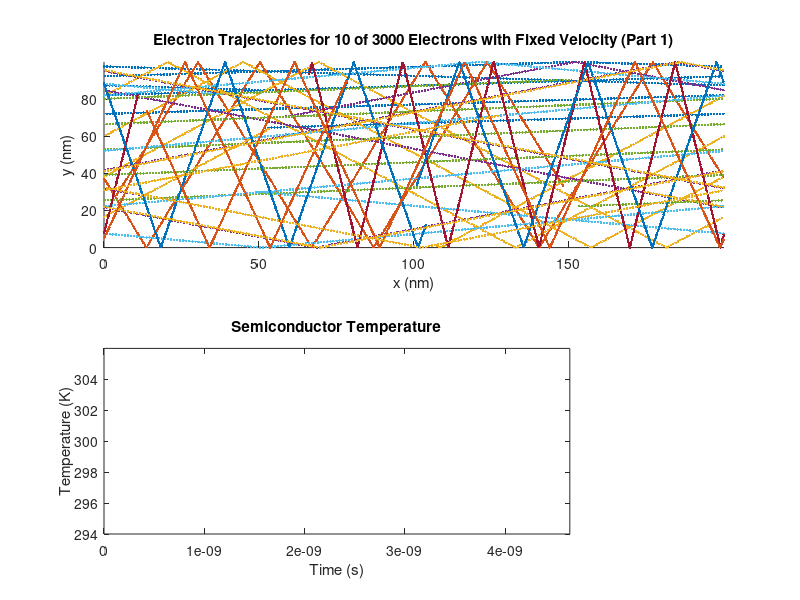
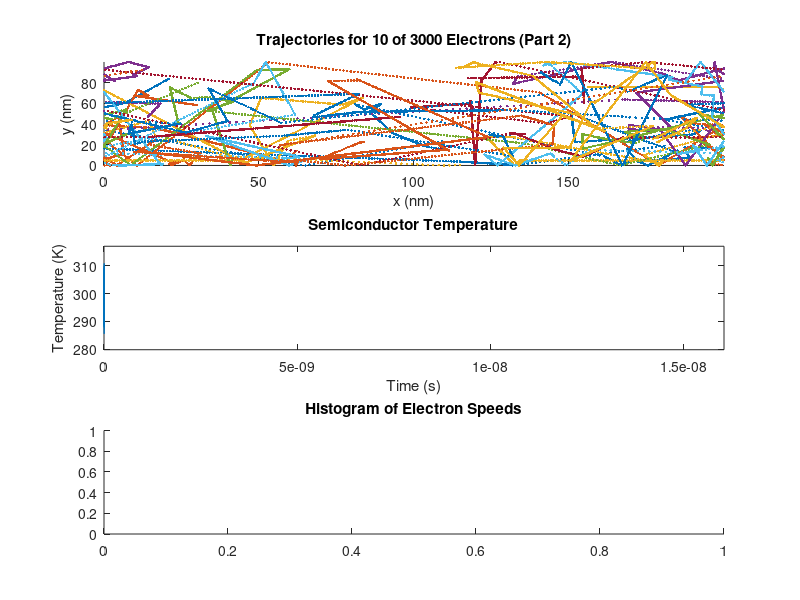

The MATLAB source for these figures, in order: (Note: this script raises an error after producing the figures.)
%%
% Joud Alhuwaitat, 101074617

%% Part 1: Electron Modelling
% To calculate the thermal energy, we use Maxwell's principle of equipartition
% of energy,
%
% $$\overline{KE}=\frac{1}{2}kT = 2(\frac{1}{2}m\overline{v^2}) \Rightarrow \overline{v^2}=\frac{2kT}{m}$$


clear all
close all
m0 = 9.10938356e-31;
m = 0.26*m0;
T = 300;
k = 1.38064852e-23;
vth = sqrt(2*k*T/m)



%%
% Or 187 km/s. The mean free path, $l$, is simply

l = vth*0.2e-12

%%
% Thus the mean free path is about 37.4 nm.
%
% Below are some variables to control the simulations:

height = 100e-9;
length = 200e-9;
population_size = 3000;
plot_population = 10;
time_step = height/vth/100;
iterations = 1000;
% Set to 1 to watch the movies,
% or to 0 to just see the final plots
show_movie = 0;

%%
% The arrays below will be used to hold  the information  about the
% state of the system, including the positions, velocities, and
% temperatures.

% Each row corresponds to an electron with the positions and velocities
% [x y vx vy]
state = zeros(population_size, 4);
trajectories = zeros(iterations, plot_population*2);
temperature = zeros(iterations,1);

%%
% Generate an initial population with constant speeds
for i = 1:population_size
    angle = rand*2*pi;
    state(i,:) = [length*rand height*rand vth*cos(angle) vth*sin(angle)];
end


%%
% Iterate over time and update the positions, while plotting the state.
for i = 1:iterations
    state(:,1:2) = state(:,1:2) + time_step.*state(:,3:4);
    
    % Look for collisions with the boundaries
    j = state(:,1) > length;
    state(j,1) = state(j,1) - length;
    
    j = state(:,1) < 0;
    state(j,1) = state(j,1) + length;
    
    j = state(:,2) > height;
    state(j,2) = 2*height - state(j,2);
    state(j,4) = -state(j,4);
    
    j = state(:,2) < 0;
    state(j,2) = -state(j,2);
    state(j,4) = -state(j,4);
    
    temperature(i) = (sum(state(:,3).^2) + sum(state(:,4).^2))*m/k/2/population_size;
    
    % Record the trajectories
    for j=1:plot_population
        trajectories(i, (2*j):(2*j+1)) = state(j, 1:2);
    end 
    
    % Update the movie every 5 iterations
    if show_movie && mod(i,5) == 0
        figure(1);
        subplot(2,1,1);
        hold off;
        plot(state(1:plot_population,1)./1e-9, state(1:plot_population,2)./1e-9, 'o');
        axis([0 length/1e-9 0 height/1e-9]);
        title(sprintf('Trajectories for %d of %d Electrons with Fixed Velocity (Part 1)',...
        plot_population, population_size));
        xlabel('x (nm)');
        ylabel('y (nm)');
        if i > 1
            subplot(2,1,2);
            hold off;
            plot(time_step*(0:i-1), temperature(1:i));
            axis([0 time_step*iterations min(temperature)*0.98 max(temperature)*1.02]);
            title('Semiconductor Temperature');
            xlabel('Time (s)');
            ylabel('Temperature (K)');
        end
        pause(0.05);
    end
end

% Show trajectories after the movie is over
figure(1);
subplot(2,1,1);
title(sprintf('Electron Trajectories for %d of %d Electrons with Fixed Velocity (Part 1)',...
    plot_population, population_size));
xlabel('x (nm)');
ylabel('y (nm)');
axis([0 length/1e-9 0 height/1e-9]);
hold on;
for i=1:plot_population
    plot(trajectories(:,i*2)./1e-9, trajectories(:,i*2+1)./1e-9, '.');
end

if(~show_movie)
    subplot(2,1,2);
    hold off;
    plot(time_step*(0:iterations-1), temperature);
    axis([0 time_step*iterations min(temperature)*0.98 max(temperature)*1.02]);
    title('Semiconductor Temperature');
    xlabel('Time (s)');
    ylabel('Temperature (K)');
end



%% Part 2: Collisions with Mean Free Path
% For the second simulation, the initial velocities are assigned based on a
% Maxwell-Boltzmann distribution, and scattering is modelled.
% First, we must calculate the scattering probability in one time step:
p_scat = 1 - exp(-time_step/0.2e-12)

%%
% The distribution of velocities in x and y is Gaussian, with a standard
% deviation of $\sqrt{kT/m}$. This results in an overall Maxwell-Boltzmann
% velocity distribution at temperature T
v_pdf = makedist('Normal', 'mu', 0, 'sigma', sqrt(k*T/m));

%%
% The initial population is generated using this distribution:
for i = 1:population_size
    angle = rand*2*pi;
    state(i,:) = [length*rand height*rand random(v_pdf) random(v_pdf)];
end

%%
% The average velocity should be calculated to be correct:
avg_v = sqrt(sum(state(:,3).^2)/population_size + ...
    sum(state(:,4).^2)/population_size)

%%
% This returns a velocity of about 187 km/s, which is correct.

%%
% The second simulation loop follows:
for i = 1:iterations
    %Update positions
    state(:,1:2) = state(:,1:2) + time_step.*state(:,3:4);
    
    j = state(:,1) > length;
    state(j,1) = state(j,1) - length;
    
    j = state(:,1) < 0;
    state(j,1) = state(j,1) + length;
    
    j = state(:,2) > height;
    state(j,2) = 2*height - state(j,2);
    state(j,4) = -state(j,4);
    
    j = state(:,2) < 0;
    state(j,2) = -state(j,2);
    state(j,4) = -state(j,4);
    
    % Scatter particles
    j = rand(population_size, 1) < p_scat;
    state(j,3:4) = random(v_pdf, [sum(j),2]);
    
    % Record the temperature
    temperature(i) = (sum(state(:,3).^2) + sum(state(:,4).^2))*m/k/2/population_size;
    
    % Record positions for subset of particles that will be graphed
    for j=1:plot_population
        trajectories(i, (2*j):(2*j+1)) = state(j, 1:2);
    end 
    
    % Update the movie every 5 iterations
    if show_movie && mod(i,5) == 0
        figure(2);
        subplot(3,1,1);
        hold off;
        plot(state(1:plot_population,1)./1e-9, state(1:plot_population,2)./1e-9, 'o');
        axis([0 length/1e-9 0 height/1e-9]);
        title(sprintf('Trajectories for %d of %d Electrons (Part 2)',...
        plot_population, population_size));
        xlabel('x (nm)');
        ylabel('y (nm)');
        if i > 1
            subplot(3,1,2);
            hold off;
            plot(time_step*(0:i-1), temperature(1:i));
            axis([0 time_step*iterations min(temperature)*0.98 max(temperature)*1.02]);
            title('Semiconductor Temperature');
            xlabel('Time (s)');
            ylabel('Temperature (K)');
        end
        
        % Show histogram of speeds
        subplot(3,1,3);
        v = sqrt(state(:,3).^2 + state(:,4).^2);
        title('Histogram of Electron Speeds');
        histogram(v);
        xlabel('Speed (m/s)');
        ylabel('Number of particles');
        
        pause(0.05);
    end
end

% Show trajectories after the movie is over
figure(2);
subplot(3,1,1);
title(sprintf('Trajectories for %d of %d Electrons (Part 2)',...
    plot_population, population_size));
xlabel('x (nm)');
ylabel('y (nm)');
axis([0 length/1e-9 0 height/1e-9]);
hold on;
for i=1:plot_population
    plot(trajectories(:,i*2)./1e-9, trajectories(:,i*2+1)./1e-9, '.');
end

% Show temperature plot over time
if(~show_movie)
    subplot(3,1,2);
    hold off;
    plot(time_step*(0:iterations-1), temperature);
    axis([0 time_step*iterations min(temperature)*0.98 max(temperature)*1.02]);
    title('Semiconductor Temperature');
    xlabel('Time (s)');
    ylabel('Temperature (K)');
end

% Show speed histogram
subplot(3,1,3);
v = sqrt(state(:,3).^2 + state(:,4).^2);
title('Histogram of Electron Speeds');
histogram(v);
xlabel('Speed (m/s)');
ylabel('Number of particles');

%%
% This second simulation shows that the average temperature fluctuates
% over time due to the scattering, but it has an average of 300K over time.

%% Part 3: Enchancements
% Here, the boundaries can be set to be either specular or diffusive. If they
% are diffusive, the electrons will bounce off at a random angle rather than
% one that is symmetrical about the normal with the boundary.
%
% The non-periodic top and bottom boundaries can be set to be either
% specular (1) or diffusive (0) with the following parameters:
top_specular = 0;
bottom_specular = 0;

%%
% This simulation also includes boxes (obstacles)
% Each box can seperately be set to be specular (1) or diffusive (0)

% The values are [xmin xmax ymin ymax] for each box
boxes = 1e-9.*[80 120 0 40; 80 120 60 100];
boxes_specular = [0 1];

% Generate an initial population
for i = 1:population_size
    angle = rand*2*pi;
    state(i,:) = [length*rand height*rand random(v_pdf) random(v_pdf)];
    
    % Make sure no particles start in a box
    while(in_box(state(i,1:2), boxes))
        state(i,1:2) = [length*rand height*rand];
    end
end

%%
% Run through the third simulation:
for i = 1:iterations
    state(:,1:2) = state(:,1:2) + time_step.*state(:,3:4);
    
    j = state(:,1) > length;
    state(j,1) = state(j,1) - length;
    
    j = state(:,1) < 0;
    state(j,1) = state(j,1) + length;
    
    j = state(:,2) > height;

    if(top_specular)
        state(j,2) = 2*height - state(j,2);
        state(j,4) = -state(j,4);
    else % Diffusive
        % The electron bounces off at a random angle
        state(j,2) = height;
        v = sqrt(state(j,3).^2 + state(j,4).^2);
        angle = rand([sum(j),1])*2*pi;
        state(j,3) = v.*cos(angle);
        state(j,4) = -abs(v.*sin(angle));
    end
    
    j = state(:,2) < 0;
    
    if(bottom_specular)
        state(j,2) = -state(j,2);
        state(j,4) = -state(j,4);
    else % Diffusive
        % The electron bounces off at a random angle
        state(j,2) = 0;
        v = sqrt(state(j,3).^2 + state(j,4).^2);
        angle = rand([sum(j),1])*2*pi;
        state(j,3) = v.*cos(angle);
        state(j,4) = abs(v.*sin(angle));
    end
    
    % Look for particles that have "entered" a box and move them to
    % where they should be.
    for j=1:population_size
        box_num = in_box(state(j,1:2), boxes);
        while(box_num ~= 0)
            % To see which side the electron collided with,
            % find which one it's closer to
            x_dist = 0;
            new_x = 0;
            if(state(j,3) > 0)
                x_dist = state(j,1) - boxes(box_num,1);
                new_x = boxes(box_num,1);
            else
                x_dist = boxes(box_num,2) - state(j,1);
                new_x = boxes(box_num,2);
            end
            
            y_dist = 0;
            new_y = 0;
            if(state(j,4) > 0)
                y_dist = state(j,2) - boxes(box_num, 3);
                new_y = boxes(box_num, 3);
            else
                y_dist = boxes(box_num, 4) - state(j,2);
                new_y = boxes(box_num, 4);
            end
            
            if(x_dist < y_dist)
                state(j,1) = new_x;
                if(~boxes_specular(box_num))
                    sgn = -sign(state(j,3));
                    v = sqrt(state(j,3).^2 + state(j,4).^2);
                    angle = rand()*2*pi;
                    state(j,3) = sgn.*abs(v.*cos(angle));
                    state(j,4) = v.*sin(angle);
                else % Specular
                    state(j,3) = -state(j,3);
                end
            else
                state(j,2) = new_y;
                if(~boxes_specular(box_num))
                    sgn = -sign(state(j,4));
                    v = sqrt(state(j,3).^2 + state(j,4).^2);
                    angle = rand()*2*pi;
                    state(j,3) = v.*cos(angle);
                    state(j,4) = sgn.*abs(v.*sin(angle));
                else % Specular
                    state(j,4) = -state(j,4);
                end
            end
            
            box_num = in_box(state(j,1:2), boxes);
        end
    end
    
    
    % Scatter particles
    j = rand(population_size, 1) < p_scat;
    state(j,3:4) = random(v_pdf, [sum(j),2]);
    
    % Record the temperature
    temperature(i) = (sum(state(:,3).^2) + sum(state(:,4).^2))*m/k/2/population_size;
    
    % Record positions for subset of particles that will be graphed
    for j=1:plot_population
        trajectories(i, (2*j):(2*j+1)) = state(j, 1:2);
    end 
    
    % Update the movie every 5 iterations
    if show_movie && mod(i,5) == 0
        figure(3);
        subplot(3,1,1);
        hold off;
        plot(state(1:plot_population,1)./1e-9, state(1:plot_population,2)./1e-9, 'o');
        hold on;
        
        % Plot the boxes
        for j=1:size(boxes,1)
           plot([boxes(j, 1) boxes(j, 1) boxes(j, 2) boxes(j, 2) boxes(j, 1)]./1e-9,...
               [boxes(j, 3) boxes(j, 4) boxes(j, 4) boxes(j, 3) boxes(j, 3)]./1e-9, 'k-');
        end
        
        axis([0 length/1e-9 0 height/1e-9]);
        title(sprintf('Trajectories for %d of %d Electrons (Part 3)',...
        plot_population, population_size));
        xlabel('x (nm)');
        ylabel('y (nm)');
        if i > 1
            subplot(3,1,2);
            hold off;
            plot(time_step*(0:i-1), temperature(1:i));
            axis([0 time_step*iterations min(temperature(1:i))*0.98 max(temperature)*1.02]);
            title('Semiconductor Temperature');
            xlabel('Time (s)');
            ylabel('Temperature (K)');
        end
        
        subplot(3,1,3);
        v = sqrt(state(:,3).^2 + state(:,4).^2);
        title('Histogram of Electron Speeds');
        histogram(v);
        xlabel('Speed (m/s)');
        ylabel('Number of particles');
        
        pause(0.05);
    end
end

% Show trajectories after the movie is over
figure(3);
subplot(3,1,1);
title(sprintf('Electron Trajectories for %d of %d Electrons (Part 3)',...
    plot_population, population_size));
xlabel('x (nm)');
ylabel('y (nm)');
axis([0 length/1e-9 0 height/1e-9]);
hold on;
for i=1:plot_population
    plot(trajectories(:,i*2)./1e-9, trajectories(:,i*2+1)./1e-9, '.');
    
end

% Plot the boxes
for j=1:size(boxes,1)
   plot([boxes(j, 1) boxes(j, 1) boxes(j, 2) boxes(j, 2) boxes(j, 1)]./1e-9,...
       [boxes(j, 3) boxes(j, 4) boxes(j, 4) boxes(j, 3) boxes(j, 3)]./1e-9, 'k-');
end

% Plot temperature
if(~show_movie)
    subplot(3,1,2);
    hold off;
    plot(time_step*(0:iterations-1), temperature);
    axis([0 time_step*iterations min(temperature)*0.98 max(temperature)*1.02]);
    title('Semiconductor Temperature');
    xlabel('Time (s)');
    ylabel('Temperature (K)');
end

subplot(3,1,3);
v = sqrt(state(:,3).^2 + state(:,4).^2);
title('Histogram of Electron Speeds');
histogram(v);
xlabel('Speed (m/s)');
ylabel('Number of particles');

%%
% For the final simulation, an electron density map is created, by creating
% a 2D histogram over space:

density = hist3(state(:,1:2),[200 100])';

% Smooth out the electron density map
N = 20;
sigma = 3;
[x y]=meshgrid(round(-N/2):round(N/2), round(-N/2):round(N/2));
f=exp(-x.^2/(2*sigma^2)-y.^2/(2*sigma^2));
f=f./sum(f(:));
figure(4);
imagesc(conv2(density,f,'same'));
set(gca,'YDir','normal');
title('Electron Density Map');
xlabel('x (nm)');
ylabel('y (nm)');

%%
% The temperature map is created using a similar procudure. The electron
% velocities are put into bins over space to calculate the temperature at
% different points:
temp_sum_x = zeros(ceil(length/1e-9),ceil(height/1e-9));
temp_sum_y = zeros(ceil(length/1e-9),ceil(height/1e-9));
temp_num = zeros(ceil(length/1e-9),ceil(height/1e-9));

% Look at velocities of all the particles
for i=1:population_size
    % Find which "bin" it belongs in:
    x = floor(state(i,1)/1e-9);
    y = floor(state(i,2)/1e-9);
    if(x==0)
        x = 1;
    end
    if(y==0)
        y= 1;
    end
    
    % Add its velocity components to the cumulative count:
    temp_sum_y(x,y) = temp_sum_y(x,y) + state(i,3)^2;
    temp_sum_x(x,y) = temp_sum_x(x,y) + state(i,4)^2;
    temp_num(x,y) = temp_num(x,y) + 1;
end

%%
% Now, with the velocities added up, calculate the temperatures:
temp = (temp_sum_x + temp_sum_y).*m./k./2./temp_num;
temp(isnan(temp)) = 0;
temp = temp';

%%
% Like with the density map, perform some smoothing:
N = 20;
sigma = 3;
[x y]=meshgrid(round(-N/2):round(N/2), round(-N/2):round(N/2));
f=exp(-x.^2/(2*sigma^2)-y.^2/(2*sigma^2));
f=f./sum(f(:));
figure(5);
imagesc(conv2(temp,f,'same'));
set(gca,'YDir','normal');
title('Temperature Map');
xlabel('x (nm)');
ylabel('y (nm)');


function box_num = in_box(pos, boxes)

    box_num = 0;
    for i=1:size(boxes,1)
        if(pos(1) > boxes(i,1) && pos(1) < boxes(i,2) && pos(2) > boxes(i,3) && pos(2) < boxes(i,4))
            box_num = i;
            return;
        end
    end
end

%%
% The relationship between the temperature map and the electron density map
% is very similar as can be seen. However, some the of the electrons have considerably
% higher speeds, and this can be seen on the temperature map.